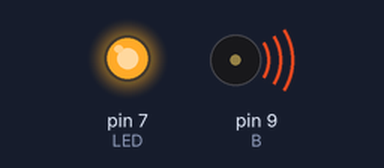
The sketch below on a simulated Arduino Uno, built with avr-gcc and run on an emulated ATmega328P. On the bench: output pins drawn as LEDs (lit = HIGH), buzzer (waves = sounding).

Above: at 0.2 s.
At 58.0 s:
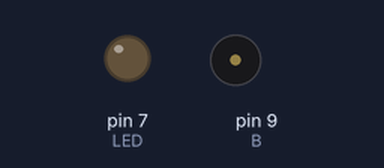
Timing chart, 0 to 58.5 s (numbered marks = the images above):
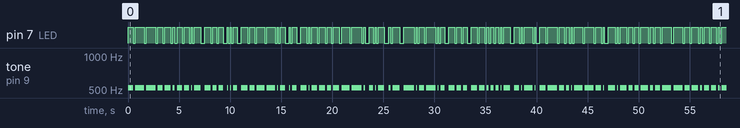

Measured:
- by itself, pin 7 (LED): moves between LOW and HIGH, repeating every 50.9 s
- by itself, tone on pin 9 (B): plays 523 Hz for 0.50 s, 523 Hz for 0.90 s, 523 Hz for 0.90 s, 523 Hz for 0.50 s, 523 Hz for 0.60 s, 523 Hz for 0.20 s … (186 notes in this stretch)

The sketch:

Les_9.1.2.ino
```cpp
const int B = 9;
const int LED = 7;
const int F = 523;
const int DOTL = 100;
const int DASHL = DOTL * 3;
const int inter = DOTL;
const int lgap = DOTL * 2;
const int wgap = DOTL * 4;

char Zin[87] = {'D','O','O','R','M','I','D','D','E','L',' ','V','A','N',' ','E','E','N',' ','B','U','Z','Z','E','R',' ','E','N',' ','L','E','D','L','A','M','P','J','E',' ','H','E','B',' ','I','K',' ','J','E','R','O','E','N',' ','V','A','N',' ','B','R','I','T','S','E','M',' ','D','E','Z','E',' ','M','O','R','S','E','C','O','D','E',' ','G','E','M','A','A','K','T'};
void setup() {
  Serial.begin(9600);
  pinMode(B, OUTPUT);
  pinMode(LED, OUTPUT);

}

void loop() {
  for (int x = 0; x <= 86; x++) {
    soundLetter(Zin[x]);
    delay(lgap);
  }

}

void dot() {
  tone(B, F);
  digitalWrite(LED, HIGH);
  delay(DOTL);
  noTone(B);
  digitalWrite(LED, LOW);
}

void dash() {
  tone(B, F);
  digitalWrite(LED, HIGH);
  delay(DASHL);
  noTone(B);
  digitalWrite(LED, LOW);
}

void soundLetter(char letter) {
  switch (letter) {
    case 'A':
      dot();
      dash();
      return;

    case 'B':
      dash();
      dot();
      dot();
      dot();
      return;

    case 'C':
      dash();
      dot();
      dash();
      dot();
      return;

    case 'D':
      dash();
      dot();
      dot();
      return;

    case 'E':
      dot();
      return;

    case 'F':
      dot();
      dot();
      dash();
      dot();
      return;

    case 'G':
      dash();
      dash();
      dot();
      return;

    case 'H':
      dot();
      dot();
      dot();
      dot();
      return;

    case 'I':
      dot();
      dot();
      return;

    case 'J':
      dot();
      dash();
      dash();
      dash();
      return;

    case 'K':
      dash();
      dot();
      dash();
      return;

    case 'L':
      dot();
      dash();
      dot();
      dot();
      return;

    case 'M':
      dash();
      dash();
      return;

    case 'N':
      dash();
      dot();
      return;

    case 'O':
      dash();
      dash();
      dash();
      return;

    case 'P':
      dot();
      dash();
      dash();
      dot();
      return;

    case 'Q':
      dash();
      dash();
      dot();
      dash();
      return;

    case 'R':
      dot();
      dash();
      dot();
      return;

    case 'S':
      dot();
      dot();
      dot();
      return;

    case 'T':
      dash();
      return;

    case 'U':
      dot();
      dot();
      dash();
      return;

    case 'V':
      dot();
      dot();
      dot();
      dash();
      return;

    case 'W':
      dot();
      dash();
      dash();
      return;

    case 'X':
      dash();
      dot();
      dot();
      dash();
      return;

    case 'Y':
      dash();
      dot();
      dash();
      dash();
      return;

    case 'Z':
      dash();
      dash();
      dot();
      dot();
      return;
  }
}
```
